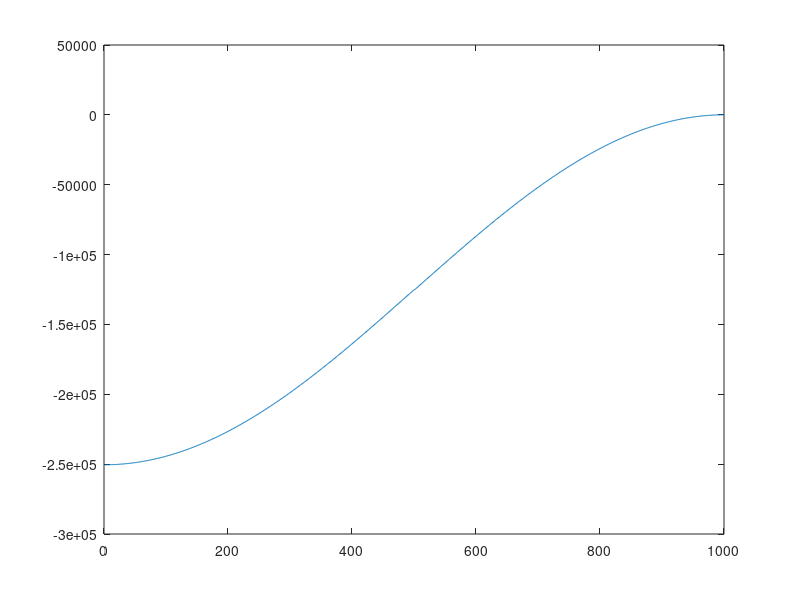

Source code (MATLAB):
kx = linspace(1e-8, 2e-4, 1000);
kxn = kx./1e-4; %kx/f

h = linspace(0, 1, 1000); % h is 3*omega./f;

% resonance when kx + eps is 2f/n for n=1, 2, 3, ...
% Landau page 84, delta eps = n^(2n-3)h^n f / (2^(3(n-1) *( (n-1)! )^2

[K, H] = meshgrid(kxn, h);
stability = zeros(size(K));
for n = 1:6;
   
    wn = 2/n;
    deltaE = n^(2*n-3).*H.^n .* wn / (2^(3*(n-1)).*( factorial(n-1).^2));
    xl = wn - deltaE;
    xr = wn + deltaE;
    criteria =  (xl <= K) & (K <= xr);
    stability(criteria) = 1;
    
end

% for j=1:length(kxn)
%    n = kxn./ 
% end

pcolor(kxn, h, stability); shading interp
colormap(flipud(gray))

%%
% Do the finite difference version (Following Kutz section 7.8).

deltaL = 1e3;
xl = 1;
N = 1000;
x = linspace(1, 5*xl, N+2);
deltaL = x(2)-x(1);
kn = 2*pi./(xl);
eps = .8;

% N = length(x);
B = zeros(N,N);
for j=1:N
    B(j,j) = -2; %Diagonal Element
end
for j=1:N-1;
    B(j,j+1)=1; %Off diagonal elements
    B(j+1,j)=1;
end
B1=B./deltaL.^2; % Dirichlet Matrix 

B3 = B;
B3(N,1) =1; B3(1,N)=-1;
B3 = B3./deltaL.^2; %Periodic matrix

% Define ODE as:
% B1*y + f^2(1+eps*cos(kx*l))y = 0
potfunc = kn.^2.*(1+eps.*cos(2*kn*x));
P=zeros(N,N);
for j=1:N
    P(j,j) = potfunc(j+1);
end

linL = B3 + P;
d = sort(eig(linL));

% d = diag(D);
plot(d);